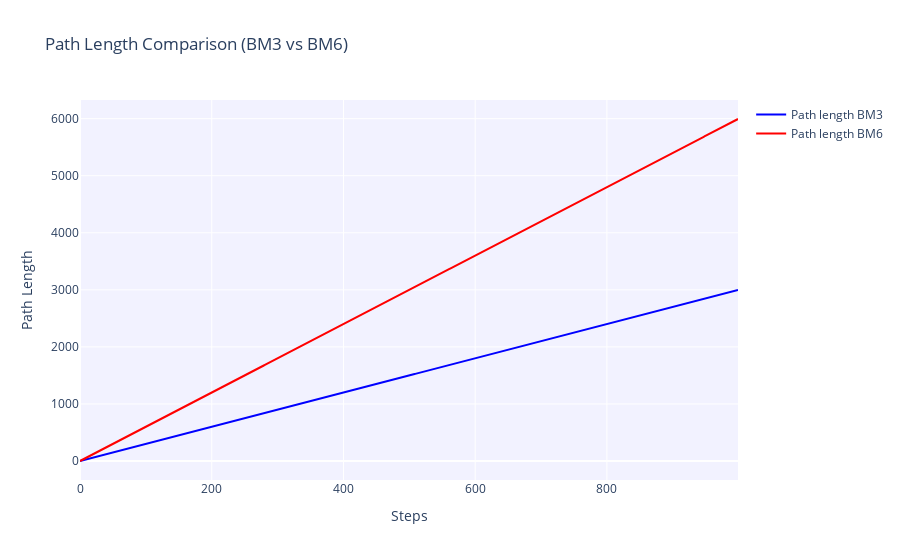

This figure's notebook cell:
### Code cell
# Cargar los datos desde los CSV
brownian_3 = pd.read_csv(r'C:\Users\herik\Documents\Assignment 2_MCE\csv\brownian_3.csv')
brownian_6 = pd.read_csv(r'C:\Users\herik\Documents\Assignment 2_MCE\csv\brownian_6.csv')


# Función para calcular la longitud acumulada del camino
def calculate_accumulated_path_length(df):
    points = df[['x_pos', 'y_pos']].values
    accumulated_lengths = [0]
    for i in range(1, len(points)):
        accumulated_lengths.append(accumulated_lengths[-1] + distance.euclidean(points[i-1], points[i]))
    return accumulated_lengths

# Cálculo de las longitudes acumuladas de los caminos
BM_path_length_3 = calculate_accumulated_path_length(brownian_3)
BM_path_length_6 = calculate_accumulated_path_length(brownian_6)

# Creación de la figura usando plotly
fig = go.Figure()

# Añadir trayectorias desde los archivos CSV (longitud acumulada)
fig.add_trace(go.Scatter(
    x=list(range(len(BM_path_length_3))),
    y=BM_path_length_3,
    mode='lines',
    name='Path length BM3',
    line=dict(color='blue')
))

fig.add_trace(go.Scatter(
    x=list(range(len(BM_path_length_6))),
    y=BM_path_length_6,
    mode='lines',
    name='Path length BM6',
    line=dict(color='red')
))

# Configuración de la figura
fig.update_layout(
    title="Path Length Comparison (BM3 vs BM6)",
    xaxis_title="Steps",
    yaxis_title="Path Length",
    showlegend=True,
    plot_bgcolor='rgba(230, 230, 255, 0.5)'
)

# Mostrar la figura
fig.show()

### Figure 1 — Plotly figure (JSON) as saved in the notebook; plotly's stock layout.template omitted (floating-point values rounded to 4 significant figures; data arrays with more than 128 entries replaced by an {"elided": "..."} marker saying what was removed)
{"data": [{"line": {"color": "blue"}, "mode": "lines", "name": "Path length BM3", "type": "scatter", "x": {"elided": "1000 int values"}, "y": {"elided": "1000 float values"}}, {"line": {"color": "red"}, "mode": "lines", "name": "Path length BM6", "type": "scatter", "x": {"elided": "1000 int values"}, "y": {"elided": "1000 float values"}}], "layout": {"autosize": true, "plot_bgcolor": "rgba(230, 230, 255, 0.5)", "showlegend": true, "title": {"text": "Path Length Comparison (BM3 vs BM6)"}, "xaxis": {"autorange": true, "range": [0, 999], "title": {"text": "Steps"}, "type": "linear"}, "yaxis": {"autorange": true, "range": [-333, 6327], "title": {"text": "Path Length"}, "type": "linear"}}}
